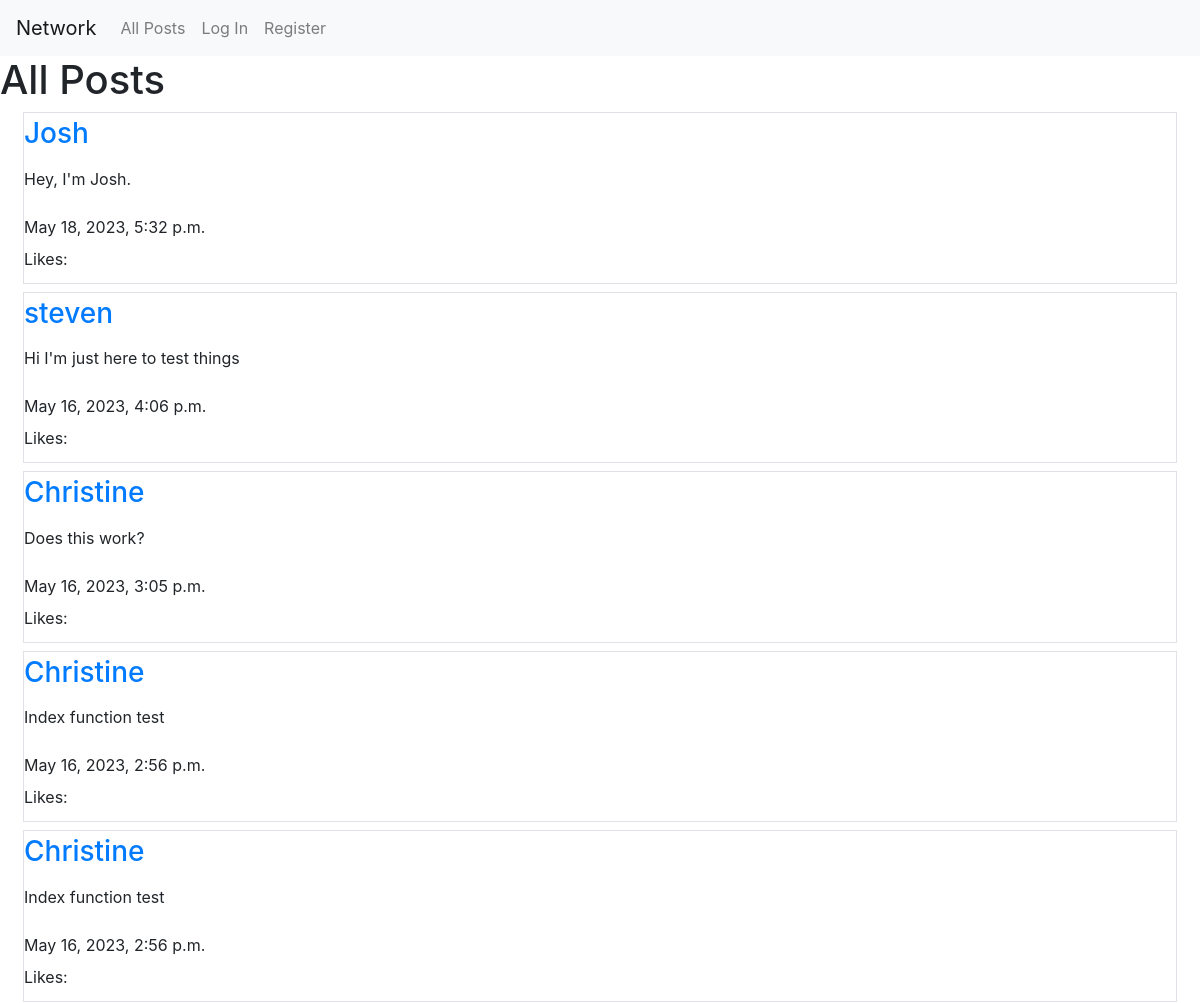
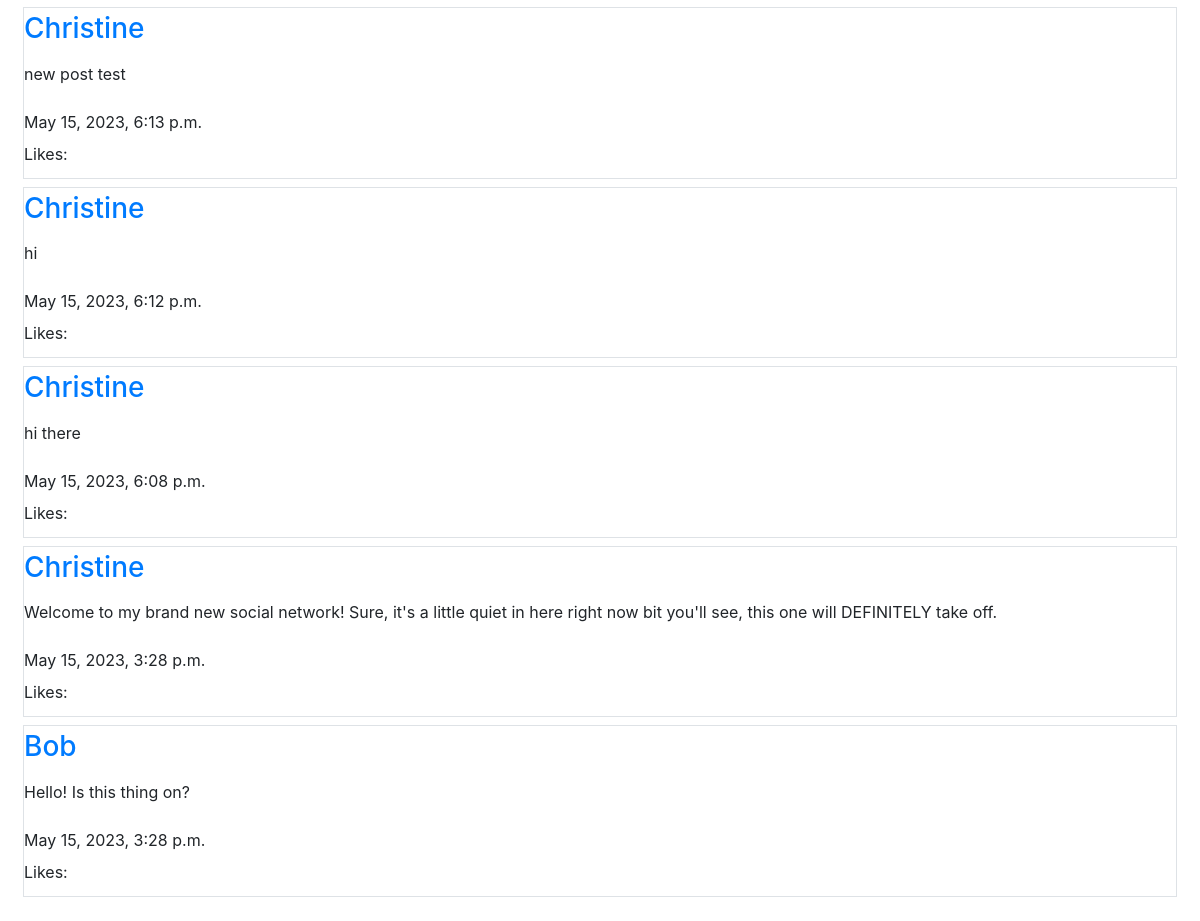
/, run on an earlier commit of the app's database (2 pictures, top to bottom).
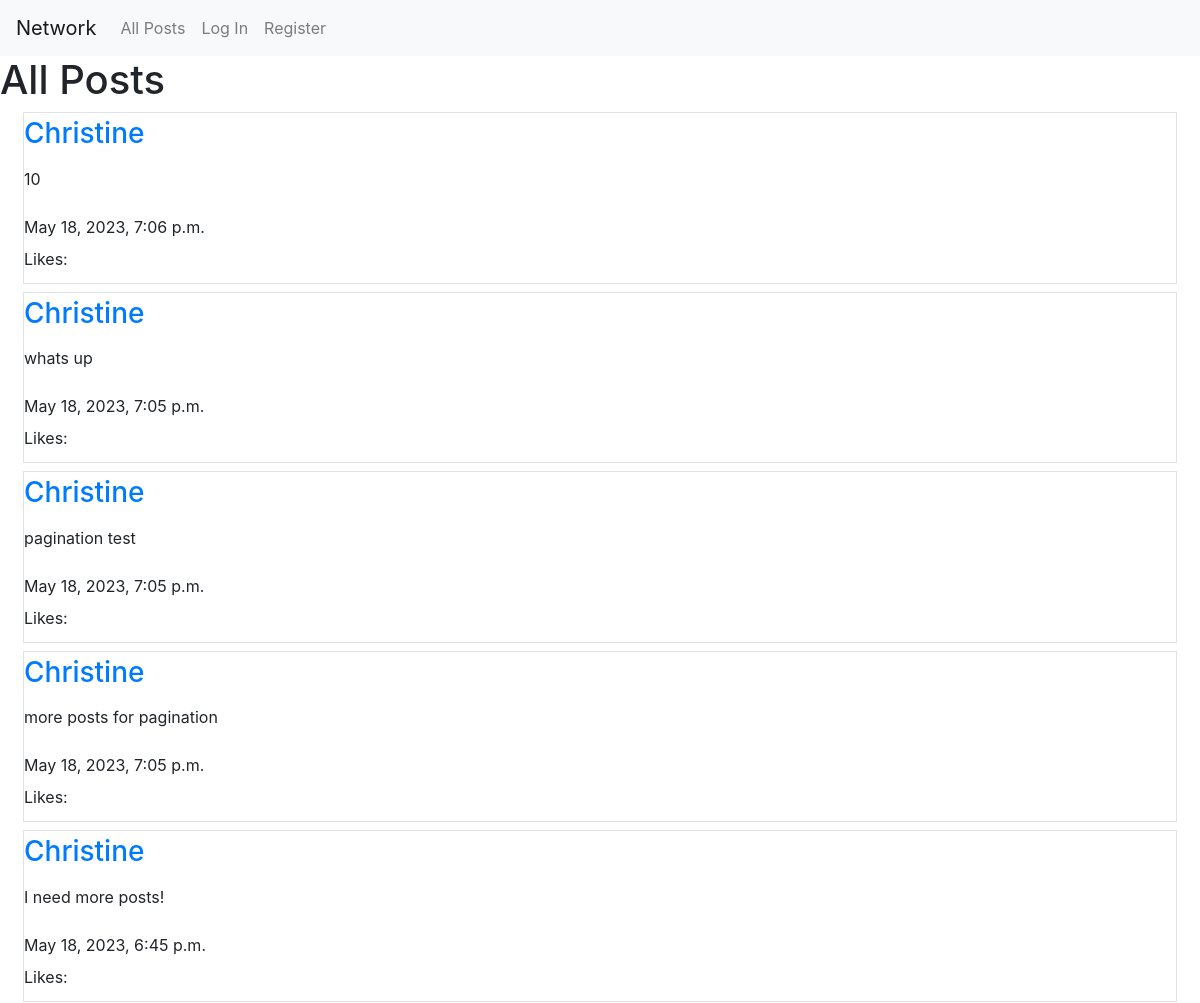
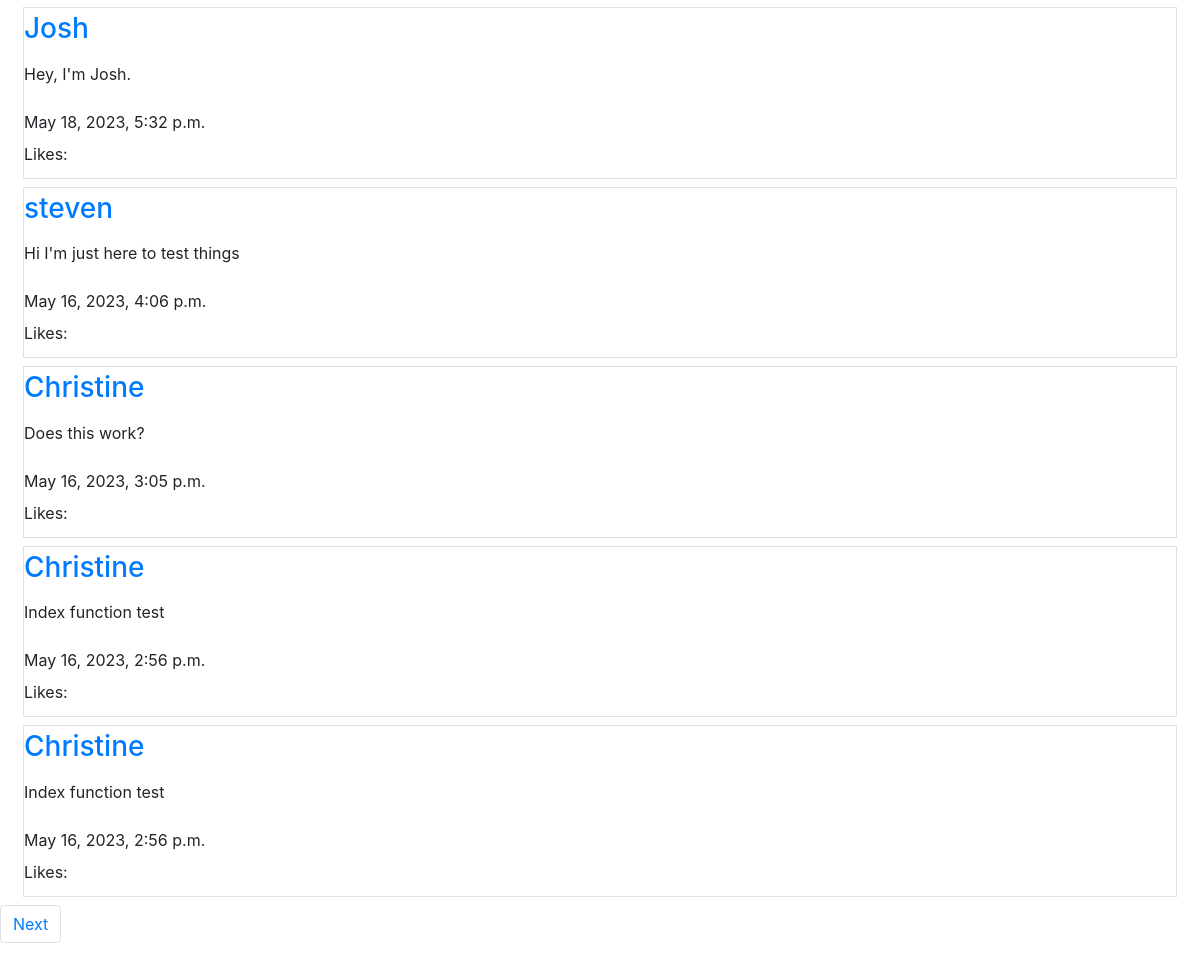
And on a later commit of the database (2 pictures, top to bottom).
### network/models.py (models this page shows, shortened)
class Post(models.Model):
    user = models.ForeignKey(User, on_delete=models.CASCADE, related_name="author")
    content = models.TextField(max_length=500)
    date = models.DateTimeField(auto_now_add=True)

class User(AbstractUser):
    pass

### network/views.py (the view, shortened to what this page needs)
# urls.py: path("", views.index, name="index"),
def index(request):
    posts = Post.objects.all().order_by('-date')
    paginator = Paginator(posts, 10)
    page_number = request.GET.get('page')
    page_obj = paginator.get_page(page_number)
    likes = Like.objects.all()
    liked_posts = []
    try:
        for like in likes:
            if like.user.id == request.user.id:
                liked_posts.append(like.post.id)
    except:
        liked_posts = []
    return render(request, "network/index.html", {
        "form": NewPostForm(),
        "posts": posts,
        "page_obj": page_obj,
        "liked_posts": liked_posts
    })

### network/templates/network/index.html (shortened to what this page needs)
{% extends "network/layout.html" %}
{% block body %}
    <h1>All Posts</h1>
    <div class="container-fluid">
        {% for post in page_obj %}
            <div class="row m-2 border flex-column">
                <div class="my-1">
                    <h3><a href="{% url 'display_profile' post.user.id %}">{{ post.user }}</a></h3>
                </div>
                <div class="my-1">
                    <p id="content_{{ post.id }}">{{ post.content }}</p>
                </div>
                <div class="my-1">
                    <span>{{ post.date }}</span>
                </div>
                <div class="my-1">
                    <span>Likes: </span>
                </div>
            </div>
        {% endfor %}
    </div>
    <div class="pagination">
        <nav aria-label="Page navigation example">
            <ul class="pagination">
                {% if page_obj.has_next %}
                    {% if page_obj.next_page_number == page_obj.paginator.num_pages %}
                        <li class="page-item"><a class="page-link" href="?page={{ page_obj.paginator.num_pages }}">Next</a></li>
                    {% else %}
                        <li class="page-item"><a class="page-link" href="?page={{ page_obj.next_page_number }}">Next</a></li>
                    {% endif %}
                {% endif %}
            </ul>
        </nav>
    </div>
{% endblock %}

What changed in the data, as far as the page shows it:
no longer on this page (row unchanged): Post: user "Christine", content "new post test", date "May 15, 2023, 6:13 p.m."
no longer on this page (row unchanged): Post: user "Christine", content "hi", date "May 15, 2023, 6:12 p.m."
no longer on this page (row unchanged): Post: user "Christine", content "hi there", date "May 15, 2023, 6:08 p.m."
no longer on this page (row unchanged): Post: user "Christine", content "Welcome to my brand new social network! Sure, it's a little quiet in here right now bit you'll see, this one will DEFINITELY take off.", date "May 15, 2023, 3:28 p.m."
no longer on this page (row unchanged): Post: user "Bob", content "Hello! Is this thing on?", date "May 15, 2023, 3:28 p.m."
added Post: user "Christine", content "10", date "May 18, 2023, 7:06 p.m."
added Post: user "Christine", content "whats up", date "May 18, 2023, 7:05 p.m."
added Post: user "Christine", content "pagination test", date "May 18, 2023, 7:05 p.m."
added Post: user "Christine", content "more posts for pagination", date "May 18, 2023, 7:05 p.m."
added Post: user "Christine", content "I need more posts!", date "May 18, 2023, 6:45 p.m."
Also different on the page:
text now shown: "Next"
